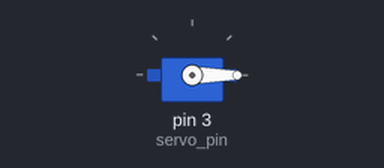
The sketch below on a simulated Arduino Uno, built with avr-gcc and run on an emulated ATmega328P. Shown: servo.

Above: at 0.05 s.
At 1.5 s:
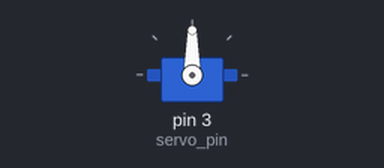
At 3.0 s:
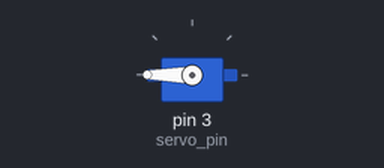
Timing chart, 0 to 6.9 s (numbered marks = the images above):
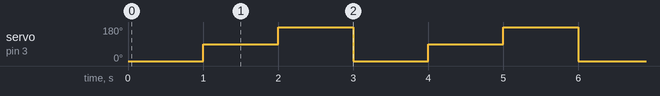

Measured:
- by itself, servo on pin 3 (servo_pin): repeats every 3.0 s: 180° 1.0 s, 0° 1.0 s, 90° 1.0 s

The sketch:

servo1.ino
```cpp
#include<Servo.h>

int servo_pin = 3;              //control pin of the servo will be connected to the third pin of Arduino Nano/Uno
Servo Servo1;                   //Create servo object

void setup() {
  Servo1.attach(servo_pin);     //Attach Servo1 to servo_pin
}

void loop() {
  Servo1.write(0);              //Make Servo1 go to 0 deg
  _delay_ms(1000);
  Servo1.write(90);             //Make Servo1 go to 90 deg
  _delay_ms(1000);
  Servo1.write(180);            //Make Servo1 go to 180 deg
  _delay_ms(1000);
}
```
